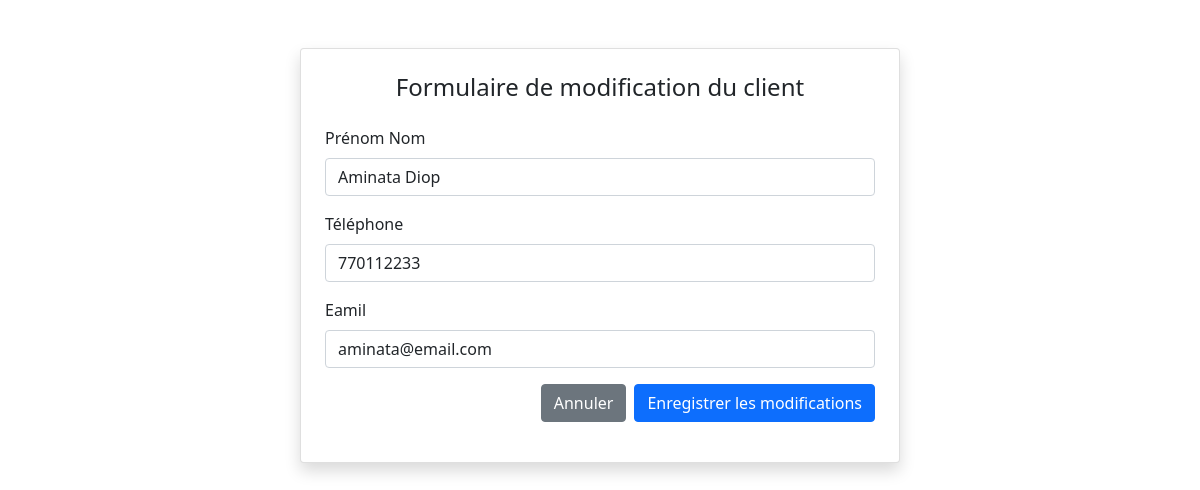
Page /clients/formulaireModificationClient.php?id=2 (signed in) on the committed database.
### tables this page shows
CREATE TABLE client (
  id INT AUTO_INCREMENT PRIMARY KEY,
  nom VARCHAR(100) NOT NULL,
  email VARCHAR(100),
  telephone VARCHAR(20),
  photo VARCHAR(255)
);

### clients/formulaireModificationClient.php (the view, shortened to what this page needs)
<?php
require_once('../includes/db.php');
$Client = null;
if (isset($_GET['id'])) {
    $id = $_GET['id'];
    $stmt = $pdo->prepare("SELECT * FROM client WHERE id = ?");
    $stmt->execute([$id]);
    $Client = $stmt->fetch(PDO::FETCH_OBJ);
} else {
    echo "ID du client manquant.";
    exit;
}
?>
<link href="https://cdn.jsdelivr.net/npm/bootstrap@5.0.2/dist/css/bootstrap.min.css" rel="stylesheet">
<div class="container mt-5">
    <div class="card shadow p-4 mx-auto" style="max-width: 600px;">
        <h4 class="text-center mb-4">Formulaire de modification du client</h4>
        <form action="updateClient.php" method="POST">
            <div class="mb-3">
                <label for="nom" class="form-label">Prénom Nom</label>
                <input type="text" class="form-control" id="nom" name="nom"
                       value="<?= htmlspecialchars($Client->nom) ?>" required>
            </div>
            <div class="mb-3">
                <label for="telephone" class="form-label">Téléphone</label>
                <input type="tel" class="form-control" id="telephone" name="telephone"
                       value="<?= htmlspecialchars($Client->telephone) ?>" required>
            </div>
            <div class="mb-3">
                <label for="adresse" class="form-label">Eamil</label>
                <input type="email" class="form-control" id="email" name="email"
                       value="<?= htmlspecialchars($Client->email) ?>" required>
            </div>
            <div class="d-grid gap-2 d-md-flex justify-content-md-end">
                <a href="index.php" class="btn btn-secondary">Annuler</a>
                <button type="submit" class="btn btn-primary">Enregistrer les modifications</button>
            </div>
        </form>
    </div>
</div>

### rows in the picture
client: nom "Aminata Diop", telephone "770112233", email "aminata@email.com"
